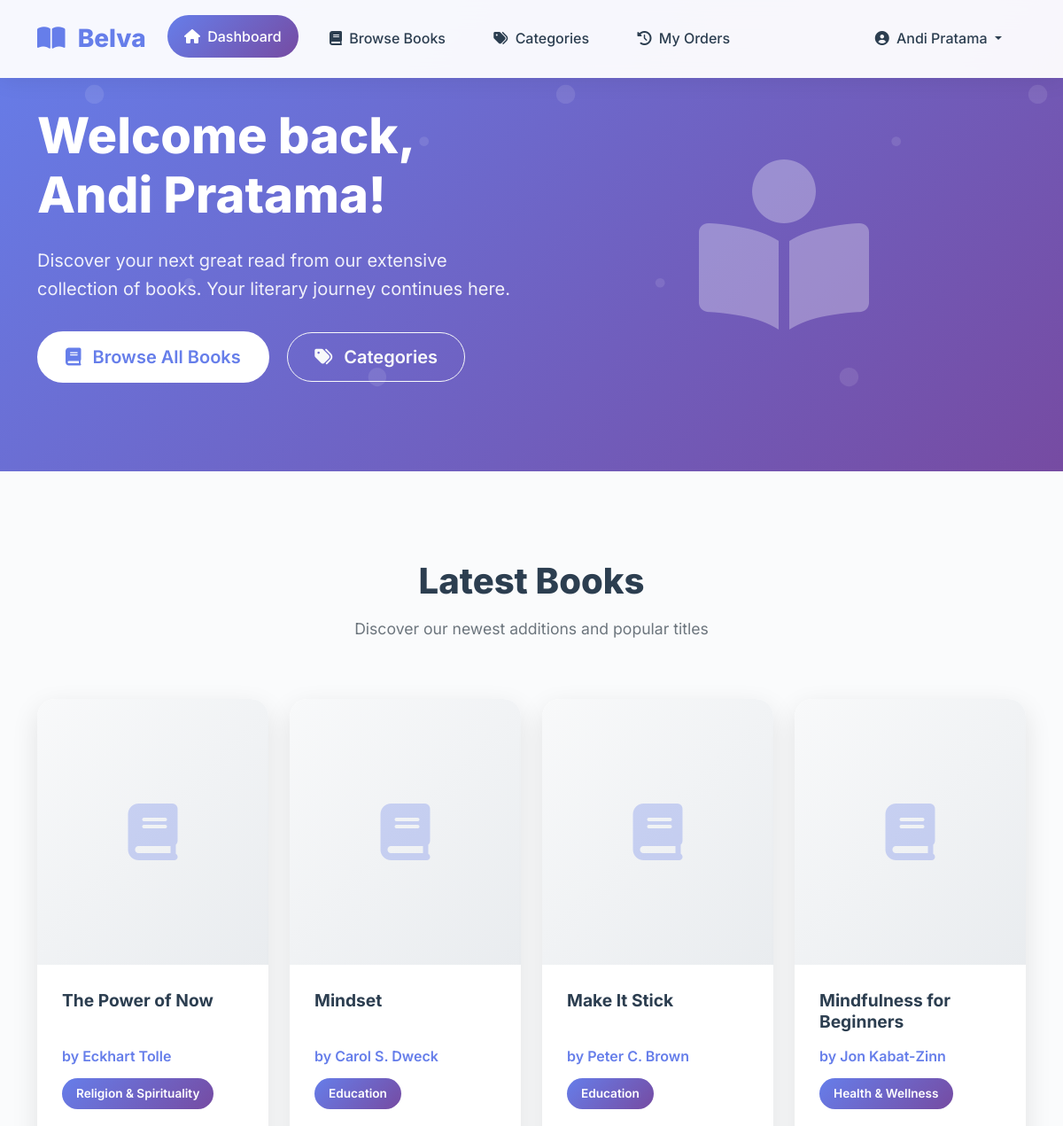
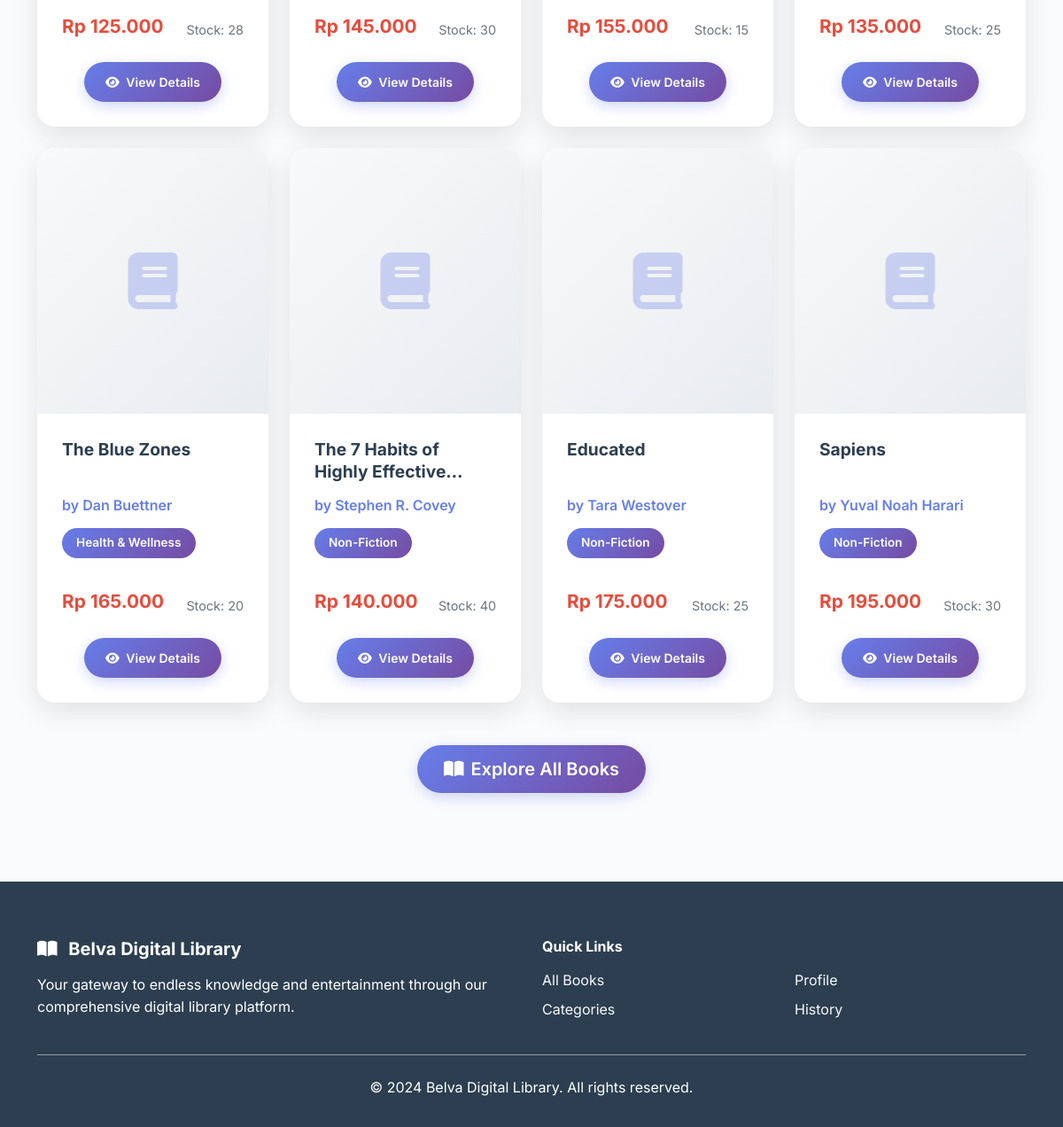
Screenshot of /user/index.php (signed in) with the database file from the repository (2 pictures, top to bottom).
### tables this page shows
CREATE TABLE `books` (
  `id` int(11) NOT NULL,
  `title` varchar(200) NOT NULL,
  `author` varchar(100) NOT NULL,
  `category_id` int(11) DEFAULT NULL,
  `description` text DEFAULT NULL,
  `price` decimal(10,2) NOT NULL,
  `stock` int(11) DEFAULT 0,
  `image` varchar(255) DEFAULT NULL,
  `created_at` timestamp NOT NULL DEFAULT current_timestamp()
);

CREATE TABLE `categories` (
  `id` int(11) NOT NULL,
  `name` varchar(100) NOT NULL,
  `description` text DEFAULT NULL,
  `created_at` timestamp NOT NULL DEFAULT current_timestamp()
);

### src/config/database.php (called while the page is built, shortened)
<?php
function formatRupiah($amount) {
    return "Rp " . number_format($amount, 0, ',', '.');
}
?>

### src/user/index.php (the view, shortened to what this page needs)
<?php
require_once '../config/database.php';
$pdo = getConnection();
$stmt = $pdo->prepare("SELECT b.*, c.name as category_name FROM books b
                       LEFT JOIN categories c ON b.category_id = c.id
                       ORDER BY b.created_at DESC LIMIT 8");
$stmt->execute();
$books = $stmt->fetchAll(PDO::FETCH_ASSOC);
?>
<!DOCTYPE html>
<html lang="en">
<head>
    <link href="https://cdn.jsdelivr.net/npm/bootstrap@5.3.0/dist/css/bootstrap.min.css" rel="stylesheet">
    <link href="https://cdnjs.cloudflare.com/ajax/libs/font-awesome/6.0.0/css/all.min.css" rel="stylesheet">
</head>
<body>
    <nav class="navbar navbar-expand-lg navbar-light fixed-top">
        <div class="container">
            <a class="navbar-brand" href="index.php">
                <i class="fas fa-book-open me-2"></i>
                Belva
            </a>
            <div class="collapse navbar-collapse" id="navbarNav">
                <ul class="navbar-nav me-auto">
                    <li class="nav-item">
                        <a class="nav-link active" href="index.php">
                            <i class="fas fa-home me-1"></i> Dashboard
                        </a>
                    </li>
                    <li class="nav-item">
                        <a class="nav-link" href="all_books.php">
                            <i class="fas fa-book me-1"></i> Browse Books
                        </a>
                    </li>
                    <li class="nav-item">
                        <a class="nav-link" href="categories.php">
                            <i class="fas fa-tags me-1"></i> Categories
                        </a>
                    </li>
                    <li class="nav-item">
                        <a class="nav-link" href="history.php">
                            <i class="fas fa-history me-1"></i> My Orders
                        </a>
                    </li>
                </ul>
                <ul class="navbar-nav">
                    <li class="nav-item dropdown">
                        <a class="nav-link dropdown-toggle" href="#" id="navbarDropdown" role="button" data-bs-toggle="dropdown">
                            <i class="fas fa-user-circle me-1"></i> <?= $_SESSION['user_name'] ?>
                        </a>
                    </li>
                </ul>
            </div>
        </div>
    </nav>
    <section class="hero-section">
        <div class="container">
            <div class="row align-items-center">
                <div class="col-lg-6">
                    <div class="hero-content">
                        <h1 class="hero-title">Welcome back, <?= $_SESSION['user_name'] ?>!</h1>
                        <p class="hero-subtitle">Discover your next great read from our extensive collection of books. Your literary journey continues here.</p>
                        <div class="mt-4">
                            <a href="all_books.php" class="btn btn-light btn-lg me-3">
                                <i class="fas fa-book me-2"></i> Browse All Books
                            </a>
                            <a href="categories.php" class="btn btn-outline-light btn-lg">
                                <i class="fas fa-tags me-2"></i> Categories
                            </a>
                        </div>
                    </div>
                </div>
                <div class="col-lg-6">
                    <div class="hero-image text-center">
                        <i class="fas fa-book-reader" style="font-size: 12rem; opacity: 0.3;"></i>
                    </div>
                </div>
            </div>
        </div>
    </section>
    <section class="section-padding">
        <div class="container">
            <div class="text-center mb-5">
                <h2 class="section-title">Latest Books</h2>
                <p class="section-subtitle">Discover our newest additions and popular titles</p>
            </div>
            <div class="row g-4">
                <?php foreach ($books as $book): ?>
                    <div class="col-lg-3 col-md-6">
                        <div class="book-card">
                            <div class="book-image-container">
                                <?php if (!empty($book['image'])): ?>
                                    <div class="book-placeholder" style="display: none;">
                                    </div>
                                <?php else: ?>
                                    <div class="book-placeholder">
                                        <i class="fas fa-book"></i>
                                    </div>
                                <?php endif; ?>
                            </div>
                            <div class="book-card-body">
                                <h5 class="book-title"><?= htmlspecialchars($book['title']) ?></h5>
                                <p class="book-author">by <?= htmlspecialchars($book['author']) ?></p>
                                <?php if ($book['category_name']): ?>
                                    <span class="book-category"><?= htmlspecialchars($book['category_name']) ?></span>
                                <?php endif; ?>
                                <div class="d-flex justify-content-between align-items-center mt-3">
                                    <div class="book-price"><?= formatRupiah($book['price']) ?></div>
                                    <small class="book-stock">Stock: <?= $book['stock'] ?></small>
                                </div>
                                <div class="mt-3 text-center">
                                    <a href="book_detail.php?id=<?= $book['id'] ?>" class="btn btn-primary btn-sm px-4">
                                        <i class="fas fa-eye me-1"></i> View Details
                                    </a>
                                </div>
                            </div>
                        </div>
                    </div>
                <?php endforeach; ?>
            </div>
            <div class="text-center mt-5">
                <a href="all_books.php" class="btn btn-primary btn-lg">
                    <i class="fas fa-book-open me-2"></i>Explore All Books
                </a>
            </div>
        </div>
    </section>
    <footer class="footer">
        <div class="container">
            <div class="row">
                <div class="col-md-6">
                    <h5 class="fw-bold mb-3">
                        <i class="fas fa-book-open me-2"></i>
                        Belva Digital Library
                    </h5>
                    <p>Your gateway to endless knowledge and entertainment through our comprehensive digital library platform.</p>
                </div>
                <div class="col-md-6">
                    <h6 class="fw-bold mb-3">Quick Links</h6>
                    <div class="row">
                        <div class="col-6">
                            <a href="all_books.php" class="text-light text-decoration-none d-block mb-2">All Books</a>
                            <a href="categories.php" class="text-light text-decoration-none d-block mb-2">Categories</a>
                        </div>
                        <div class="col-6">
                            <a href="profile.php" class="text-light text-decoration-none d-block mb-2">Profile</a>
                            <a href="history.php" class="text-light text-decoration-none d-block mb-2">History</a>
                        </div>
                    </div>
                </div>
            </div>
            <hr class="my-4 opacity-50">
            <div class="text-center">
                <p class="mb-0">&copy; 2024 Belva Digital Library. All rights reserved.</p>
            </div>
        </div>
    </footer>
</body>
</html>

### src/user/index.php (style rules this page uses)
:root { --primary-color: #667eea; --secondary-color: #764ba2; --accent-color: #e74c3c; --light-bg: #f8f9fa; --card-shadow: 0 10px 30px rgba(0, 0, 0, 0.1); --card-hover-shadow: 0 20px 50px rgba(0, 0, 0, 0.15); }
* { box-sizing: border-box; }
body { font-family: 'Inter', 'Segoe UI', Tahoma, Geneva, Verdana, sans-serif; line-height: 1.6; color: #2c3e50; background: #fafbfc; }
.navbar { background: rgba(255, 255, 255, 0.95) !important; backdrop-filter: blur(15px); box-shadow: 0 2px 25px rgba(0, 0, 0, 0.08); border-bottom: 1px solid rgba(255, 255, 255, 0.2); padding: 1rem 0; }
.navbar-brand { font-weight: 800; font-size: 1.75rem; color: var(--primary-color) !important; text-decoration: none; }
.navbar-nav .nav-link { font-weight: 500; color: #2c3e50 !important; margin: 0 0.5rem; padding: 0.7rem 1.2rem !important; border-radius: 50px; transition: all 0.3s ease; }
.navbar-nav .nav-link:hover, .navbar-nav .nav-link.active { background: linear-gradient(135deg, var(--primary-color), var(--secondary-color)); color: white !important; transform: translateY(-2px); }
.hero-section { background: linear-gradient(135deg, var(--primary-color) 0%, var(--secondary-color) 100%); color: white; padding: 120px 0 100px; position: relative; overflow: hidden; }
.hero-section::before { content: ''; position: absolute; top: 0; left: 0; right: 0; bottom: 0; pointer-events: none; }
.hero-content { position: relative; z-index: 2; }
.hero-title { font-size: 3.5rem; font-weight: 800; margin-bottom: 1.5rem; line-height: 1.2; }
.hero-subtitle { font-size: 1.25rem; opacity: 0.9; margin-bottom: 2rem; line-height: 1.6; }
.hero-image { position: relative; z-index: 2; }
.btn { font-weight: 600; border-radius: 50px; padding: 12px 30px; transition: all 0.3s ease; text-decoration: none; }
.btn-primary { background: linear-gradient(135deg, var(--primary-color), var(--secondary-color)); border: none; box-shadow: 0 5px 15px rgba(102, 126, 234, 0.3); }
.btn-light { background: white; color: var(--primary-color); border: 2px solid white; }
.book-card { background: white; border-radius: 20px; overflow: hidden; box-shadow: var(--card-shadow); transition: all 0.4s ease; border: none; height: 100%; position: relative; }
.book-image-container { height: 300px; background: linear-gradient(135deg, #f8f9fa, #e9ecef); display: flex; align-items: center; justify-content: center; position: relative; overflow: hidden; }
.book-placeholder { font-size: 4rem; color: var(--primary-color); opacity: 0.3; text-align: center; }
.book-card-body { padding: 1.75rem; }
.book-title { font-size: 1.2rem; font-weight: 700; color: #2c3e50; margin-bottom: 0.75rem; line-height: 1.3; height: 3.2rem; overflow: hidden; display: -webkit-box; -webkit-line-clamp: 2; -webkit-box-orient: vertical; }
.book-author { color: var(--primary-color); font-weight: 600; margin-bottom: 0.75rem; }
.book-category { background: linear-gradient(135deg, var(--primary-color), var(--secondary-color)); color: white; padding: 0.4rem 1rem; border-radius: 20px; font-size: 0.85rem; font-weight: 600; display: inline-block; margin-bottom: 1rem; }
.book-price { font-size: 1.3rem; font-weight: 700; color: var(--accent-color); margin-bottom: 0.5rem; }
.book-stock { font-size: 0.9rem; color: #6c757d; }
.section-padding { padding: 100px 0; }
.section-title { font-size: 2.5rem; font-weight: 800; color: #2c3e50; margin-bottom: 1rem; }
.section-subtitle { font-size: 1.1rem; color: #6c757d; margin-bottom: 4rem; }
.footer { background: #2c3e50; color: white; padding: 4rem 0 2rem; }
.footer h5, .footer h6 { font-weight: 700; margin-bottom: 1.5rem; }
.footer a { color: rgba(255, 255, 255, 0.7); text-decoration: none; transition: color 0.3s ease; }

### rows the page displays
books: title "The Power of Now", author "Eckhart Tolle", category.name "Religion & Spirituality", price "Rp 125.000", stock "28"
books: title "Mindset", author "Carol S. Dweck", category.name "Education", price "Rp 145.000", stock "30"
books: title "Make It Stick", author "Peter C. Brown", category.name "Education", price "Rp 155.000", stock "15"
books: title "Mindfulness for Beginners", author "Jon Kabat-Zinn", category.name "Health & Wellness", price "Rp 135.000", stock "25"
books: title "The Blue Zones", author "Dan Buettner", category.name "Health & Wellness", price "Rp 165.000", stock "20"
books: title "The 7 Habits of Highly…", author "Stephen R. Covey", category.name "Non-Fiction", price "Rp 140.000", stock "40"
books: title "Educated", author "Tara Westover", category.name "Non-Fiction", price "Rp 175.000", stock "25"
books: title "Sapiens", author "Yuval Noah Harari", category.name "Non-Fiction", price "Rp 195.000", stock "30"

### other values shown
$_SESSION['user_name'] "Andi Pratama"
